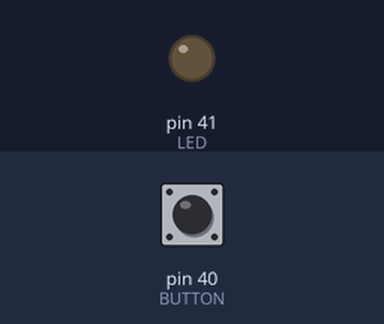
Simulated run of this sketch. Board: Arduino Mega 2560, built with avr-gcc and run on an emulated ATmega2560. On the bench: output pins drawn as LEDs (lit = HIGH). The inputs (shaded band) are chosen by the test bench; at power-on: pin 40 (BUTTON) LOW.

Above: at 1.2 s.
1.3 s: pin 40 (BUTTON) pulled HIGH for 0.15 s
At 1.4 s:
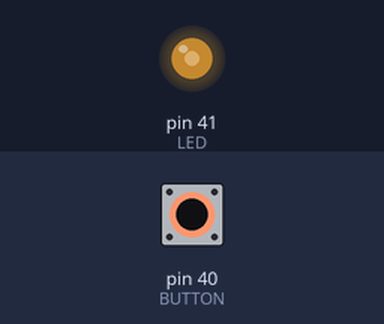
3.0 s: pin 40 (BUTTON) pulled HIGH for 1 s
At 5.2 s:
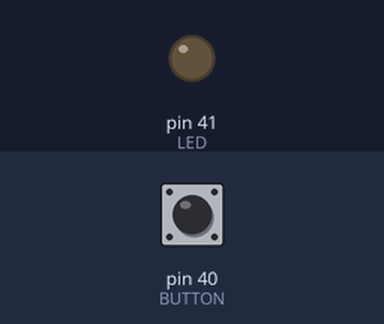
5.5 s: pin 40 (BUTTON) pulled HIGH for 0.15 s
At 5.67 s:
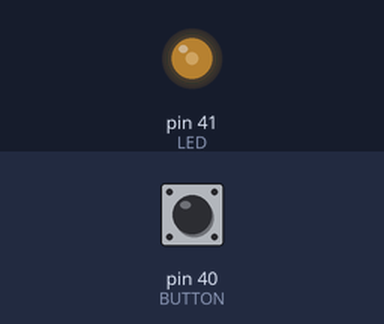
7.1 s: pin 40 (BUTTON) pulled HIGH for 3.2 s
At 11.4 s:
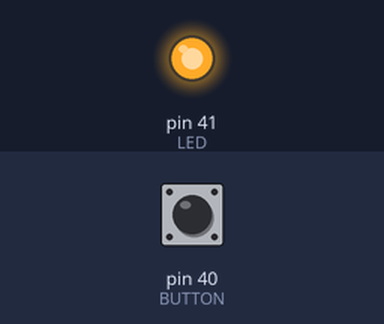
Timing chart, 0 to 12.8 s (numbered marks = the images above; inputs shaded):
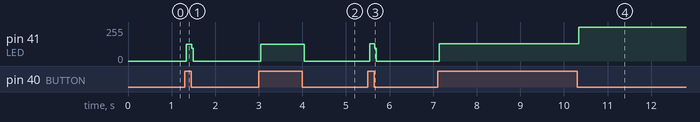

The sketch:

homework02_02.ino
```cpp
#define LED 41 // the pin for the LED
#define BUTTON 40 // the input pin where the pushbutton is connected
int val = 0; // val will be used to store the state of the input pin
int state = 0; // 0 = LED off while 1 = LED on
void setup() {
  pinMode(LED, OUTPUT); // tell Arduino LED is an output
  pinMode(BUTTON, INPUT); // and BUTTON is an input
}
void loop() {
  val = digitalRead(BUTTON); // read input value and store it
  // check if the input is HIGH (button pressed) and change the state
  if (val == HIGH) {
  state = 1 - state;
  }
  if (state == 1) {
    digitalWrite(LED, HIGH); // turn LED ON
  } else {
    digitalWrite(LED, LOW);
  }
}
```

Measured:
- after the input at 1.3 s, pin 41 (LED): 0/255 → 126/255 at once, → 0/255 0.12 s later
- after the input at 3.0 s, pin 41 (LED): 0/255 → 126/255 at once, → 0/255 1.0 s later
- after the input at 5.5 s, pin 41 (LED): 0/255 → 129/255 at once, → 0/255 0.12 s later
- after the input at 7.1 s, pin 41 (LED): 0/255 → 129/255 at once, → 255/255 3.2 s later
